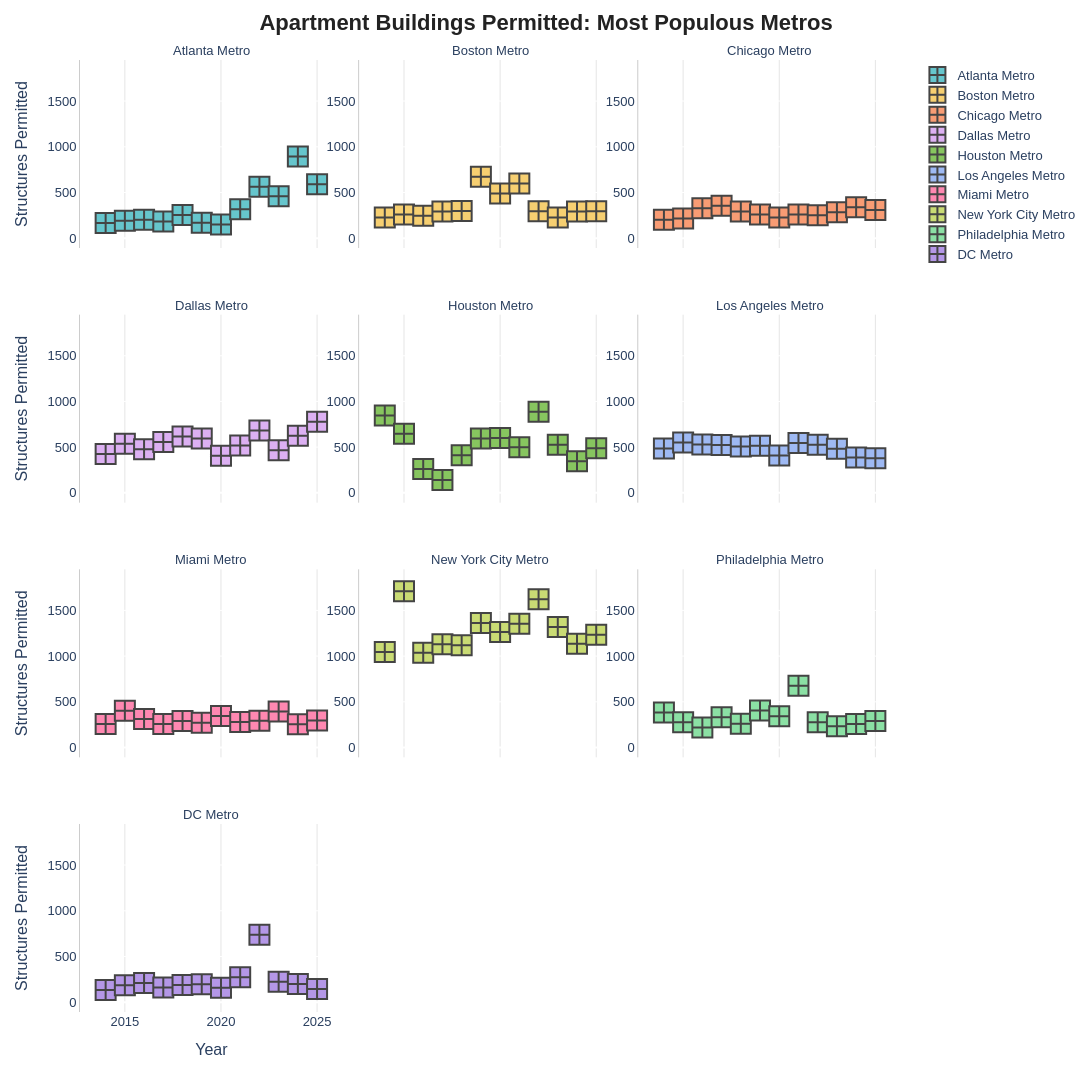

The code cell stored with this chart in its notebook:
### Markdown cell above
### Apartment Buildings Permitted Per Metro 2014-2025

### Code cell
fig = px.scatter(all_time_housing,
                 x='Roll_Year',
                 y='Num of Structures With 5 Units or More',
                 trendline_color_override="black",
                 color='Name',
                 color_discrete_sequence=px.colors.qualitative.Pastel,
                 facet_col='Name',
                 facet_col_wrap=3,
                 labels={'Roll_Year': 'Year', 'Num of Structures With 5 Units or More': 'Structures Permitted', 'Name': 'Metro Area'},
                 width=1300,
                 height=1500)

fig.update_layout(
    title={**TITLE_STYLE, 'text': f'<b>Apartment Buildings Permitted: {SHARED_TITLE}</b>'},
    font=dict(family='Arial', size=13),
    legend=dict(title=None),
    plot_bgcolor='white',
    
)

fig.for_each_annotation(lambda a: a.update(text=a.text.split("=")[-1]))

fig.update_traces(marker=dict(size=20, symbol="square-cross", line=dict(width=2)))

fig.update_xaxes(nticks=5, gridcolor='#E5E5E5', gridwidth=1)
fig.update_yaxes(showticklabels=True, linecolor='#CCCCCC')


fig.show()

### Figure 1 — Plotly figure (JSON) as saved in the notebook; plotly's stock layout.template omitted (floating-point values rounded to 4 significant figures)
{"data": [{"hovertemplate": "Metro Area=Atlanta Metro<br>Year=%{x}<br>Structures Permitted=%{y}<extra></extra>", "legendgroup": "Atlanta Metro", "marker": {"color": "rgb(102, 197, 204)", "line": {"width": 2}, "size": 20, "symbol": "square-cross"}, "mode": "markers", "name": "Atlanta Metro", "orientation": "v", "showlegend": true, "type": "scatter", "x": [2014, 2015, 2016, 2017, 2018, 2019, 2020, 2021, 2022, 2023, 2024, 2025], "xaxis": "x10", "y": [165.0, 192.0, 201.0, 183.0, 253.0, 169.0, 149.0, 317.0, 563.0, 460.0, 895.0, 589.0], "yaxis": "y10"}, {"hovertemplate": "Metro Area=Boston Metro<br>Year=%{x}<br>Structures Permitted=%{y}<extra></extra>", "legendgroup": "Boston Metro", "marker": {"color": "rgb(246, 207, 113)", "line": {"width": 2}, "size": 20, "symbol": "square-cross"}, "mode": "markers", "name": "Boston Metro", "orientation": "v", "showlegend": true, "type": "scatter", "x": [2014, 2015, 2016, 2017, 2018, 2019, 2020, 2021, 2022, 2023, 2024, 2025], "xaxis": "x11", "y": [225.0, 258.0, 246.0, 291.0, 297.0, 671.0, 490.0, 599.0, 295.0, 226.0, 291.0, 296.0], "yaxis": "y11"}, {"hovertemplate": "Metro Area=Chicago Metro<br>Year=%{x}<br>Structures Permitted=%{y}<extra></extra>", "legendgroup": "Chicago Metro", "marker": {"color": "rgb(248, 156, 116)", "line": {"width": 2}, "size": 20, "symbol": "square-cross"}, "mode": "markers", "name": "Chicago Metro", "orientation": "v", "showlegend": true, "type": "scatter", "x": [2014, 2015, 2016, 2017, 2018, 2019, 2020, 2021, 2022, 2023, 2024, 2025], "xaxis": "x12", "y": [201.0, 216.0, 327.0, 355.0, 293.0, 259.0, 225.0, 259.0, 250.0, 285.0, 339.0, 308.0], "yaxis": "y12"}, {"hovertemplate": "Metro Area=Dallas Metro<br>Year=%{x}<br>Structures Permitted=%{y}<extra></extra>", "legendgroup": "Dallas Metro", "marker": {"color": "rgb(220, 176, 242)", "line": {"width": 2}, "size": 20, "symbol": "square-cross"}, "mode": "markers", "name": "Dallas Metro", "orientation": "v", "showlegend": true, "type": "scatter", "x": [2014, 2015, 2016, 2017, 2018, 2019, 2020, 2021, 2022, 2023, 2024, 2025], "xaxis": "x7", "y": [426.0, 538.0, 476.0, 555.0, 617.0, 594.0, 406.0, 518.0, 683.0, 465.0, 624.0, 777.0], "yaxis": "y7"}, {"hovertemplate": "Metro Area=Houston Metro<br>Year=%{x}<br>Structures Permitted=%{y}<extra></extra>", "legendgroup": "Houston Metro", "marker": {"color": "rgb(135, 197, 95)", "line": {"width": 2}, "size": 20, "symbol": "square-cross"}, "mode": "markers", "name": "Houston Metro", "orientation": "v", "showlegend": true, "type": "scatter", "x": [2014, 2015, 2016, 2017, 2018, 2019, 2020, 2021, 2022, 2023, 2024, 2025], "xaxis": "x8", "y": [845.0, 646.0, 260.0, 140.0, 410.0, 595.0, 601.0, 499.0, 887.0, 527.0, 345.0, 488.0], "yaxis": "y8"}, {"hovertemplate": "Metro Area=Los Angeles Metro<br>Year=%{x}<br>Structures Permitted=%{y}<extra></extra>", "legendgroup": "Los Angeles Metro", "marker": {"color": "rgb(158, 185, 243)", "line": {"width": 2}, "size": 20, "symbol": "square-cross"}, "mode": "markers", "name": "Los Angeles Metro", "orientation": "v", "showlegend": true, "type": "scatter", "x": [2014, 2015, 2016, 2017, 2018, 2019, 2020, 2021, 2022, 2023, 2024, 2025], "xaxis": "x9", "y": [485.0, 550.0, 529.0, 524.0, 506.0, 516.0, 409.0, 546.0, 527.0, 483.0, 386.0, 379.0], "yaxis": "y9"}, {"hovertemplate": "Metro Area=Miami Metro<br>Year=%{x}<br>Structures Permitted=%{y}<extra></extra>", "legendgroup": "Miami Metro", "marker": {"color": "rgb(254, 136, 177)", "line": {"width": 2}, "size": 20, "symbol": "square-cross"}, "mode": "markers", "name": "Miami Metro", "orientation": "v", "showlegend": true, "type": "scatter", "x": [2014, 2015, 2016, 2017, 2018, 2019, 2020, 2021, 2022, 2023, 2024, 2025], "xaxis": "x4", "y": [256.0, 403.0, 312.0, 258.0, 289.0, 272.0, 344.0, 280.0, 294.0, 395.0, 254.0, 296.0], "yaxis": "y4"}, {"hovertemplate": "Metro Area=New York City Metro<br>Year=%{x}<br>Structures Permitted=%{y}<extra></extra>", "legendgroup": "New York City Metro", "marker": {"color": "rgb(201, 219, 116)", "line": {"width": 2}, "size": 20, "symbol": "square-cross"}, "mode": "markers", "name": "New York City Metro", "orientation": "v", "showlegend": true, "type": "scatter", "x": [2014, 2015, 2016, 2017, 2018, 2019, 2020, 2021, 2022, 2023, 2024, 2025], "xaxis": "x5", "y": [1046.0, 1710.0, 1036.0, 1129.0, 1120.0, 1363.0, 1264.0, 1354.0, 1621.0, 1319.0, 1136.0, 1234.0], "yaxis": "y5"}, {"hovertemplate": "Metro Area=Philadelphia Metro<br>Year=%{x}<br>Structures Permitted=%{y}<extra></extra>", "legendgroup": "Philadelphia Metro", "marker": {"color": "rgb(139, 224, 164)", "line": {"width": 2}, "size": 20, "symbol": "square-cross"}, "mode": "markers", "name": "Philadelphia Metro", "orientation": "v", "showlegend": true, "type": "scatter", "x": [2014, 2015, 2016, 2017, 2018, 2019, 2020, 2021, 2022, 2023, 2024, 2025], "xaxis": "x6", "y": [384.0, 276.0, 220.0, 331.0, 259.0, 406.0, 341.0, 676.0, 277.0, 233.0, 257.0, 291.0], "yaxis": "y6"}, {"hovertemplate": "Metro Area=DC Metro<br>Year=%{x}<br>Structures Permitted=%{y}<extra></extra>", "legendgroup": "DC Metro", "marker": {"color": "rgb(180, 151, 231)", "line": {"width": 2}, "size": 20, "symbol": "square-cross"}, "mode": "markers", "name": "DC Metro", "orientation": "v", "showlegend": true, "type": "scatter", "x": [2014, 2015, 2016, 2017, 2018, 2019, 2020, 2021, 2022, 2023, 2024, 2025], "xaxis": "x", "y": [132.0, 186.0, 211.0, 160.0, 187.0, 197.0, 157.0, 273.0, 737.0, 223.0, 198.0, 143.0], "yaxis": "y"}], "layout": {"annotations": [{"font": {}, "showarrow": false, "text": "DC Metro", "x": 0.16, "xanchor": "center", "xref": "paper", "y": 0.1975, "yanchor": "bottom", "yref": "paper"}, {"font": {}, "showarrow": false, "text": "Miami Metro", "x": 0.16, "xanchor": "center", "xref": "paper", "y": 0.465, "yanchor": "bottom", "yref": "paper"}, {"font": {}, "showarrow": false, "text": "New York City Metro", "x": 0.5, "xanchor": "center", "xref": "paper", "y": 0.465, "yanchor": "bottom", "yref": "paper"}, {"font": {}, "showarrow": false, "text": "Philadelphia Metro", "x": 0.84, "xanchor": "center", "xref": "paper", "y": 0.465, "yanchor": "bottom", "yref": "paper"}, {"font": {}, "showarrow": false, "text": "Dallas Metro", "x": 0.16, "xanchor": "center", "xref": "paper", "y": 0.7325, "yanchor": "bottom", "yref": "paper"}, {"font": {}, "showarrow": false, "text": "Houston Metro", "x": 0.5, "xanchor": "center", "xref": "paper", "y": 0.7325, "yanchor": "bottom", "yref": "paper"}, {"font": {}, "showarrow": false, "text": "Los Angeles Metro", "x": 0.84, "xanchor": "center", "xref": "paper", "y": 0.7325, "yanchor": "bottom", "yref": "paper"}, {"font": {}, "showarrow": false, "text": "Atlanta Metro", "x": 0.16, "xanchor": "center", "xref": "paper", "y": 1, "yanchor": "bottom", "yref": "paper"}, {"font": {}, "showarrow": false, "text": "Boston Metro", "x": 0.5, "xanchor": "center", "xref": "paper", "y": 1, "yanchor": "bottom", "yref": "paper"}, {"font": {}, "showarrow": false, "text": "Chicago Metro", "x": 0.84, "xanchor": "center", "xref": "paper", "y": 1, "yanchor": "bottom", "yref": "paper"}], "font": {"family": "Arial", "size": 13}, "height": 1500, "legend": {"title": {}, "tracegroupgap": 0}, "margin": {"t": 60}, "plot_bgcolor": "white", "title": {"font": {"color": "#222222", "family": "Arial", "size": 22}, "text": "<b>Apartment Buildings Permitted: Most Populous Metros</b>", "x": 0.5, "xanchor": "center"}, "width": 1300, "xaxis": {"anchor": "y", "domain": [0, 0.32], "gridcolor": "#E5E5E5", "gridwidth": 1, "nticks": 5, "title": {"text": "Year"}}, "xaxis10": {"anchor": "y10", "domain": [0, 0.32], "gridcolor": "#E5E5E5", "gridwidth": 1, "matches": "x", "nticks": 5, "showticklabels": false}, "xaxis11": {"anchor": "y11", "domain": [0.34, 0.66], "gridcolor": "#E5E5E5", "gridwidth": 1, "matches": "x", "nticks": 5, "showticklabels": false}, "xaxis12": {"anchor": "y12", "domain": [0.68, 1.0], "gridcolor": "#E5E5E5", "gridwidth": 1, "matches": "x", "nticks": 5, "showticklabels": false}, "xaxis2": {"anchor": "y2", "domain": [0.34, 0.66], "gridcolor": "#E5E5E5", "gridwidth": 1, "matches": "x", "nticks": 5, "title": {"text": "Year"}}, "xaxis3": {"anchor": "y3", "domain": [0.68, 1.0], "gridcolor": "#E5E5E5", "gridwidth": 1, "matches": "x", "nticks": 5, "title": {"text": "Year"}}, "xaxis4": {"anchor": "y4", "domain": [0, 0.32], "gridcolor": "#E5E5E5", "gridwidth": 1, "matches": "x", "nticks": 5, "showticklabels": false}, "xaxis5": {"anchor": "y5", "domain": [0.34, 0.66], "gridcolor": "#E5E5E5", "gridwidth": 1, "matches": "x", "nticks": 5, "showticklabels": false}, "xaxis6": {"anchor": "y6", "domain": [0.68, 1.0], "gridcolor": "#E5E5E5", "gridwidth": 1, "matches": "x", "nticks": 5, "showticklabels": false}, "xaxis7": {"anchor": "y7", "domain": [0, 0.32], "gridcolor": "#E5E5E5", "gridwidth": 1, "matches": "x", "nticks": 5, "showticklabels": false}, "xaxis8": {"anchor": "y8", "domain": [0.34, 0.66], "gridcolor": "#E5E5E5", "gridwidth": 1, "matches": "x", "nticks": 5, "showticklabels": false}, "xaxis9": {"anchor": "y9", "domain": [0.68, 1.0], "gridcolor": "#E5E5E5", "gridwidth": 1, "matches": "x", "nticks": 5, "showticklabels": false}, "yaxis": {"anchor": "x", "domain": [0, 0.1975], "linecolor": "#CCCCCC", "showticklabels": true, "title": {"text": "Structures Permitted"}}, "yaxis10": {"anchor": "x10", "domain": [0.8025, 1], "linecolor": "#CCCCCC", "matches": "y", "showticklabels": true, "title": {"text": "Structures Permitted"}}, "yaxis11": {"anchor": "x11", "domain": [0.8025, 1], "linecolor": "#CCCCCC", "matches": "y", "showticklabels": true}, "yaxis12": {"anchor": "x12", "domain": [0.8025, 1], "linecolor": "#CCCCCC", "matches": "y", "showticklabels": true}, "yaxis2": {"anchor": "x2", "domain": [0, 0.1975], "linecolor": "#CCCCCC", "matches": "y", "showticklabels": true}, "yaxis3": {"anchor": "x3", "domain": [0, 0.1975], "linecolor": "#CCCCCC", "matches": "y", "showticklabels": true}, "yaxis4": {"anchor": "x4", "domain": [0.2675, 0.465], "linecolor": "#CCCCCC", "matches": "y", "showticklabels": true, "title": {"text": "Structures Permitted"}}, "yaxis5": {"anchor": "x5", "domain": [0.2675, 0.465], "linecolor": "#CCCCCC", "matches": "y", "showticklabels": true}, "yaxis6": {"anchor": "x6", "domain": [0.2675, 0.465], "linecolor": "#CCCCCC", "matches": "y", "showticklabels": true}, "yaxis7": {"anchor": "x7", "domain": [0.535, 0.7325], "linecolor": "#CCCCCC", "matches": "y", "showticklabels": true, "title": {"text": "Structures Permitted"}}, "yaxis8": {"anchor": "x8", "domain": [0.535, 0.7325], "linecolor": "#CCCCCC", "matches": "y", "showticklabels": true}, "yaxis9": {"anchor": "x9", "domain": [0.535, 0.7325], "linecolor": "#CCCCCC", "matches": "y", "showticklabels": true}}}
